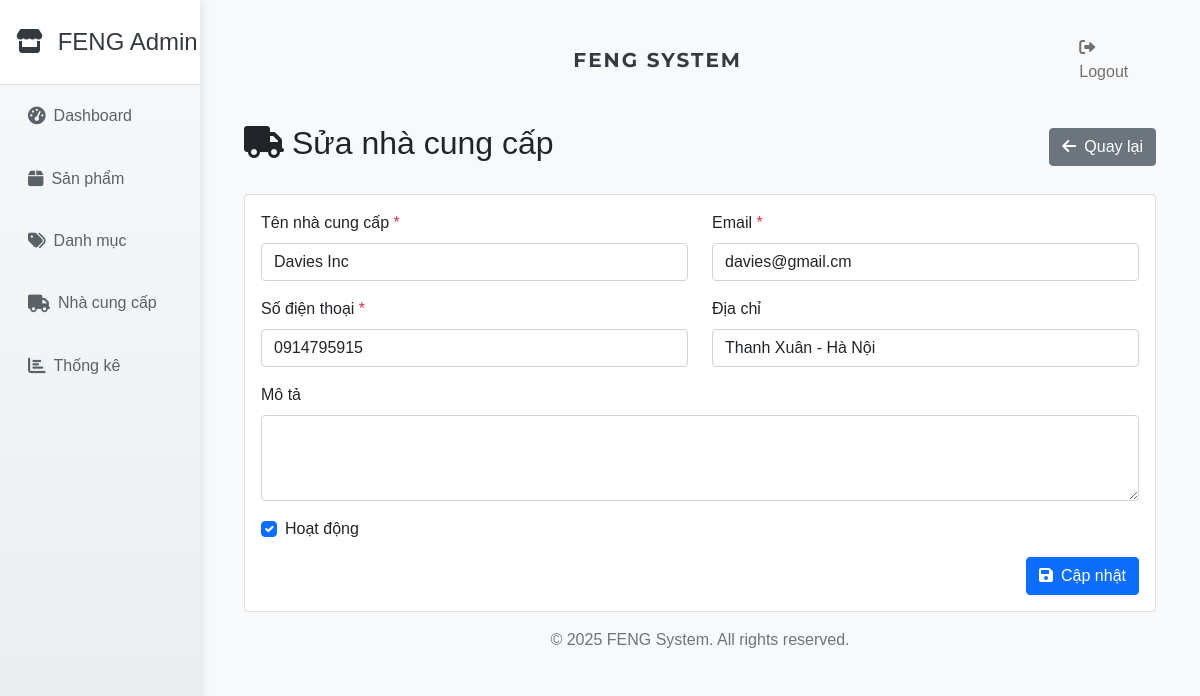
Screenshot of /PHPApp/index.php?action=edit_supplier&id=5 (signed in) with the database file from the repository.
### tables this page shows
CREATE TABLE `suppliers` (
  `id` int NOT NULL AUTO_INCREMENT,
  `name` varchar(255) NOT NULL,
  `email` varchar(255) NOT NULL,
  `phone` varchar(20) NOT NULL,
  `address` text,
  `description` text,
  `status` tinyint(1) DEFAULT '1',
  `created_at` datetime DEFAULT CURRENT_TIMESTAMP,
  PRIMARY KEY (`id`)
);

### PHPApp/config/database.php (called while the page is built, shortened)
<?php
class Database {
    private $host = "localhost";
    private $db_name = "bt3";
    private $username = "root";
    private $password = "123456789";
    public function getConnection() {
        $this->conn = null;
        try {
            $this->conn = new PDO(
                "mysql:host=" . $this->host . ";dbname=" . $this->db_name,
                $this->username,
                $this->password
            );
            $this->conn->setAttribute(PDO::ATTR_ERRMODE, PDO::ERRMODE_EXCEPTION);
            $this->conn->exec("set names utf8");
        } catch(PDOException $e) {
            echo "Connection error: " . $e->getMessage();
        }
        return $this->conn;
    }
}

### PHPApp/models/Supplier.php (called while the page is built, shortened)
<?php
class Supplier {
    private $conn;
    private $table_name = "suppliers";
    public $id;
    public function __construct($db) {
        $this->conn = $db;
    }
    public function readOne() {
        $query = "SELECT * FROM " . $this->table_name . " WHERE id = ? LIMIT 0,1";
        $stmt = $this->conn->prepare($query);
        $stmt->bindParam(1, $this->id);
        $stmt->execute();
        $row = $stmt->fetch(PDO::FETCH_ASSOC);
        if($row) {
            $this->name = $row['name'];
            $this->email = $row['email'];
            $this->phone = $row['phone'];
            $this->address = $row['address'];
            $this->status = $row['status'];
            return true;
        }
        return false;
    }
}

### PHPApp/views/suppliers/form.php (the view, shortened to what this page needs)
<?php
$is_edit = isset($supplier->id);
$title = $is_edit ? 'Sửa nhà cung cấp' : 'Thêm nhà cung cấp mới';
?>
<div class="container-fluid">
    <div class="d-flex justify-content-between align-items-center mb-4">
        <h2><i class="fas fa-truck me-2"></i><?php echo $title; ?></h2>
        <a href="index.php?action=suppliers" class="btn btn-secondary">
            <i class="fas fa-arrow-left me-2"></i>Quay lại
        </a>
    </div>
    <div class="card">
        <div class="card-body">
            <form action="index.php?action=<?php echo $is_edit ? 'update_supplier' : 'store_supplier'; ?>" method="POST">
                <div class="row mb-3">
                    <div class="col-md-6">
                        <label for="name" class="form-label">Tên nhà cung cấp <span class="text-danger">*</span></label>
                        <input type="text" class="form-control" id="name" name="name" required
                               value="<?php echo $is_edit ? htmlspecialchars($supplier->name) : ''; ?>">
                    </div>
                    <div class="col-md-6">
                        <label for="email" class="form-label">Email <span class="text-danger">*</span></label>
                        <input type="email" class="form-control" id="email" name="email" required
                               value="<?php echo $is_edit ? htmlspecialchars($supplier->email) : ''; ?>">
                    </div>
                </div>
                <div class="row mb-3">
                    <div class="col-md-6">
                        <label for="phone" class="form-label">Số điện thoại <span class="text-danger">*</span></label>
                        <input type="tel" class="form-control" id="phone" name="phone" required
                               value="<?php echo $is_edit ? htmlspecialchars($supplier->phone) : ''; ?>">
                    </div>
                    <div class="col-md-6">
                        <label for="address" class="form-label">Địa chỉ</label>
                        <input type="text" class="form-control" id="address" name="address"
                               value="<?php echo $is_edit ? htmlspecialchars($supplier->address) : ''; ?>">
                    </div>
                </div>
                <div class="mb-3">
                    <label for="description" class="form-label">Mô tả</label>
                    <textarea class="form-control" id="description" name="description" rows="3"><?php echo $is_edit ? htmlspecialchars($supplier->description) : ''; ?></textarea>
                </div>
                <div class="mb-3">
                    <div class="form-check">
                        <input type="checkbox" class="form-check-input" id="status" name="status"
                               <?php echo (!$is_edit || $supplier->status) ? 'checked' : ''; ?>>
                        <label class="form-check-label" for="status">Hoạt động</label>
                    </div>
                </div>
                <div class="text-end">
                    <button type="submit" class="btn btn-primary">
                        <i class="fas fa-save me-2"></i><?php echo $is_edit ? 'Cập nhật' : 'Thêm mới'; ?>
                    </button>
                </div>
            </form>
        </div>
    </div>
</div>
<?php
require_once 'views/layouts/admin.php';
?>

### PHPApp/views/layouts/admin.php (style rules this page uses)
body { background: #f8f9fa; font-family: 'Arial', sans-serif; }

### rows the page displays
suppliers: name "Davies Inc", email "davies@gmail.cm", phone "0914795915", address "Thanh Xuân - Hà Nội", status "☑"

### other values shown
$title "Sửa nhà cung cấp"
